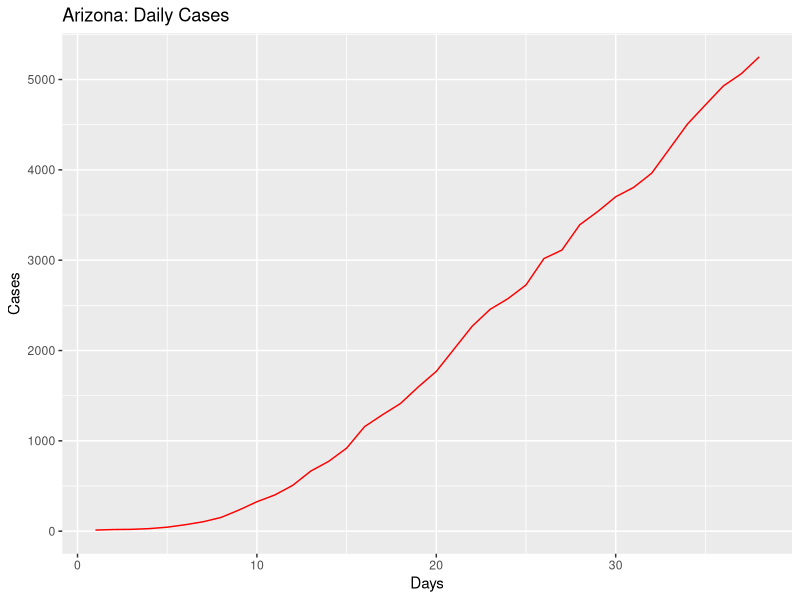
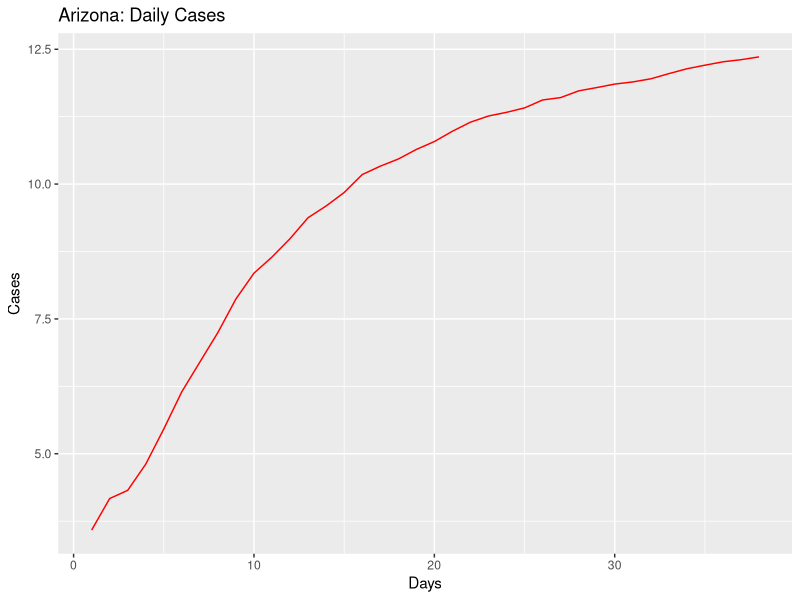
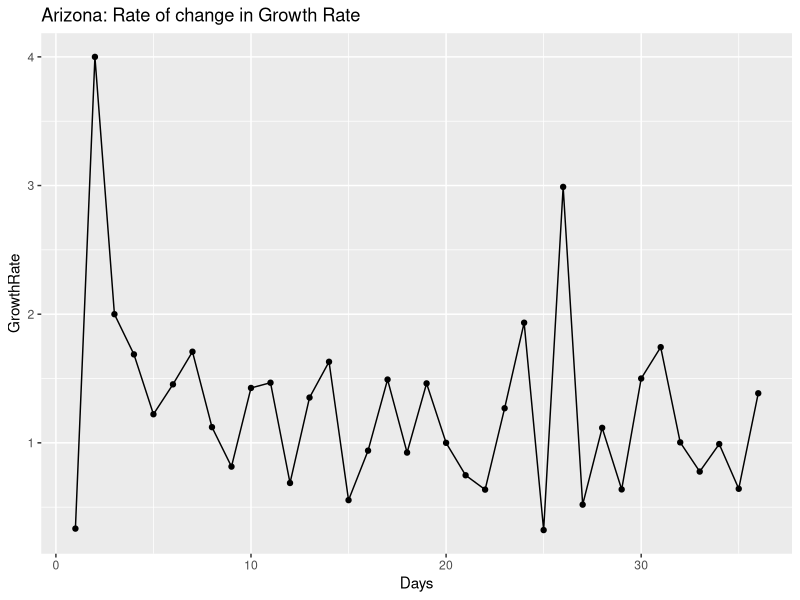
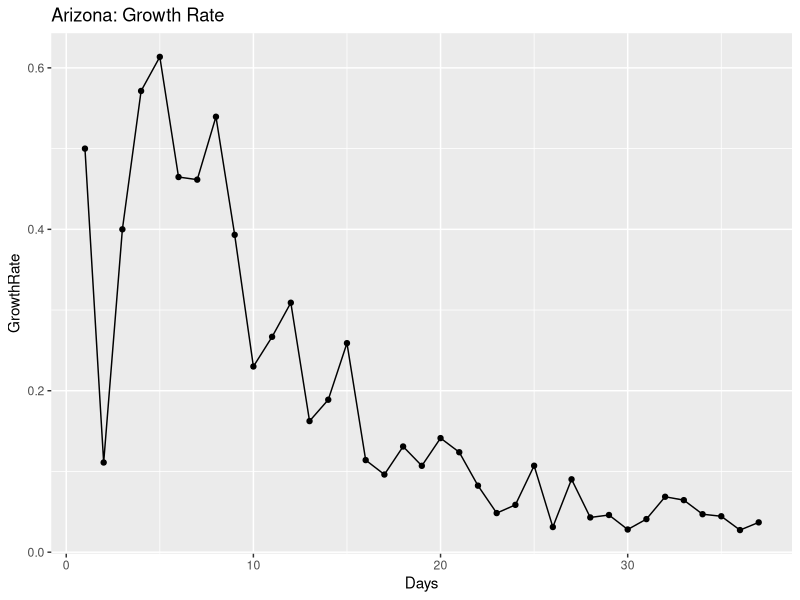
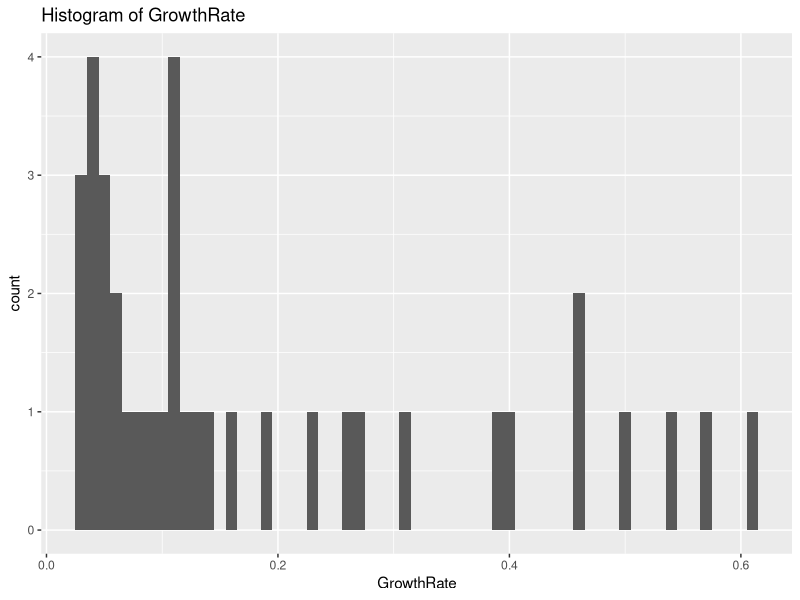
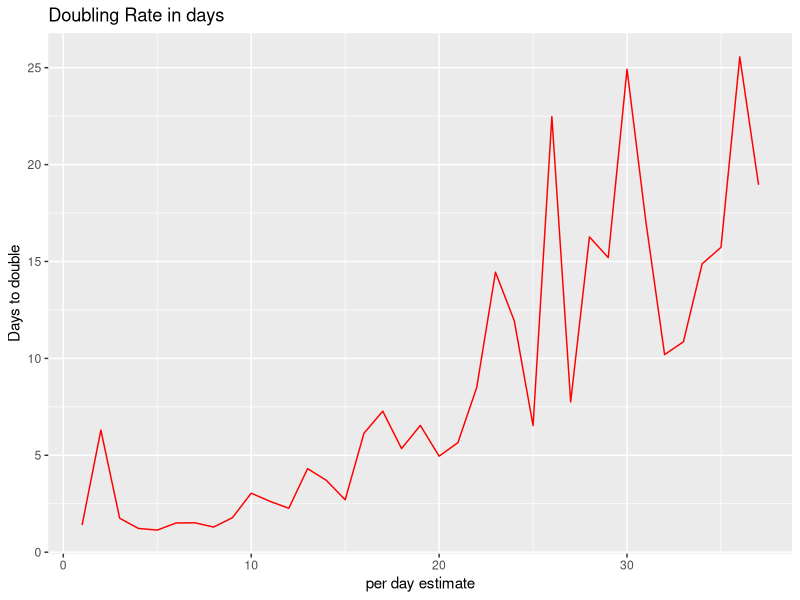
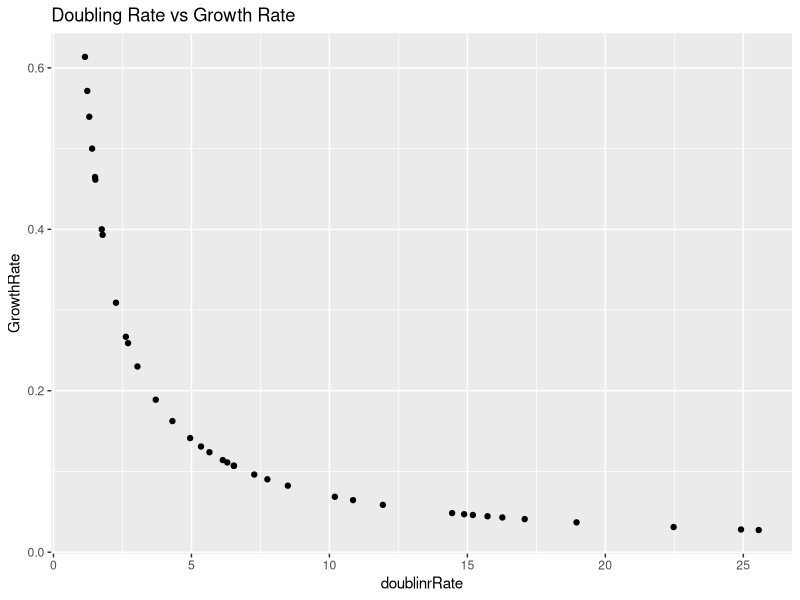
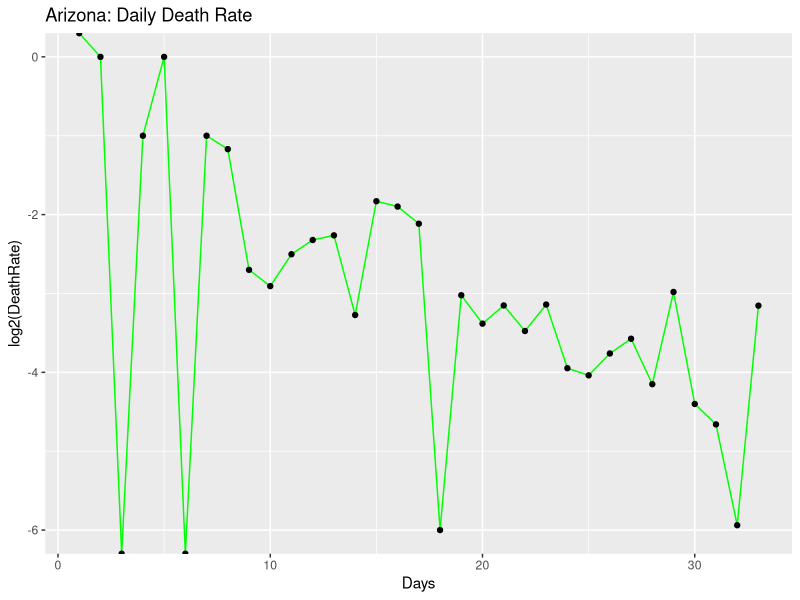

Source code (R) for these figures, in order:
## ---- chunk 1
knitr::opts_chunk$set(echo = TRUE)
## ---- chunk 2
library(ggplot2)
library(gridExtra)
library(dplyr)

coronaGrowth <- function(absoluteNumbers){
  growthfactor <- NULL
  absgrowth <- NULL
  for(i in 1:length(absoluteNumbers))
  {
    #print((absoluteNumbers[i]-absoluteNumbers[i+1]/absoluteNumbers[i+1])/absoluteNumbers[i+1])
    growthfactor[i] <- ((absoluteNumbers[i]-absoluteNumbers[i+1]))/(absoluteNumbers[i+1]-absoluteNumbers[i+2])  
    #growthfactor[i] <- ((absoluteNumbers[i]-absoluteNumbers[i+1]))/(absolutenumbers[i])
  }
  
  return (rev(growthfactor))
}

DailyGrowthRate <- function(absoluteNumbers)
{
  growthfactor <- NULL
  absgrowth <- NULL
  for(i in 1:length(absoluteNumbers))
  {
    #print((absoluteNumbers[i]-absoluteNumbers[i+1]/absoluteNumbers[i+1])/absoluteNumbers[i+1])
    growthfactor[i] <- ((absoluteNumbers[i]/absoluteNumbers[i+1]))-1 
    #growthfactor[i] <- ((absoluteNumbers[i]-absoluteNumbers[i+1]))/(absolutenumbers[i])
  }
  
  return (rev(growthfactor))  
}

DoublingRate <- function(absoluteNumbers)
{
  doublingrRate <- NULL
  cumsum <- NULL
  for(i in 1:length(absoluteNumbers))
  {
    
    doublingrRate[i] <- (70/(absoluteNumbers[i]*100))
    
  }
  return ((doublingrRate))  
}

#Calculate the mean and median growth rate:
MeanMediangrowthrate <- function(dataTrend1)
{
  MeanGRTrend <- NULL
  MedianGRTrend <- NULL
  
  for(i in 1:length(dataTrend1$GrowthRate))
  {
    MedianGRTrend[i] <- median(dataTrend1[1:i,"GrowthRate"])
    MeanGRTrend[i] <- mean(dataTrend1[1:i,"GrowthRate"])
  }
  
  dataTrend1$MedianGRT = MedianGRTrend
  dataTrend1$MeanGRT = MeanGRTrend
  
  return(dataTrend1)

}

#Calculate ratio of newdeaths/newcases
newDeathstonewCases <- function(absolutenumbers,totaldeaths)
{
  newCases <- NULL
  newDeaths <- NULL
  for(i in 1:length(absolutenumbers))
  {
    if(i == length(absolutenumbers))
    {
      print("reached the end")
    }else{
     newDeaths[i] = (totaldeaths[i]-totaldeaths[i+1])
     newCases[i] = (absolutenumbers[i]-absolutenumbers[i+1]) 
    }
  }
  

  days <- seq(2:length(absolutenumbers))
 return(data.frame( newDeaths = rev(newDeaths),newCases = rev(newCases),Days = days))
 
}

#Calculate ratio of deaths to totalCases
totalDeathstoCases <- function(absolutenumbers,totaldeaths)
{
  ratio <- NULL
  for(i in 1:length(absolutenumbers))
  {

     ratio[i] = (totaldeaths[i])/(absolutenumbers[i]) 
  }
  
  return(rev(ratio))
}
## ---- chunk 3
#Arizona

absolutenumbers <- c(5251,5064,4929,4719,4507,4234,3962,3806,3702,3539,3393,3112,3018,2726,2575,2456,2269,2019,1769,1598,1413,1289,1157,919,773,665,508,401,326,234,152,104,71,44,28,20,18,12)

totaldeaths <- c(208,187,184,177,169,150,142,131,122,115,108,97,89,80,73,65,64,52,41,32,29,24,20,17,15,13,9,6,6,3,2,2,1,0,0,0,0,0)

#America
#absolutenumbers <- c(101.7*1000,83.8*1000,65.8*1000,53.7*1000,43.8*1000,33.3*1000,25*1000,19*1000,13.7*1000,7.8*1000,6.4*1000,4.6*1000,3.5*1000,2.7*1000)
## ---- chunk 4
growthrate <- na.exclude(coronaGrowth(absolutenumbers))
days <- seq(1:length(growthrate))
dataTrend <- data.frame(GrowthRate = growthrate,Days = days)
print(dataTrend)
p1 <- ggplot(data=dataTrend, aes(x=Days, y=GrowthRate, group=1)) +ggtitle("Arizona: Rate of change in Growth Rate")+
  geom_line()+
  geom_point()

print(dataTrend)
#print(dataTrend1)




growthrate1 <- na.exclude(DailyGrowthRate(absolutenumbers))
doublingrate1 <- na.exclude(DoublingRate(growthrate1))
days1 <- seq(1:length(growthrate1))
dataTrend1 <- data.frame(GrowthRate = growthrate1,Days = days1,doublinrRate = doublingrate1)
print(dataTrend1)
multiplier <- tail(dataTrend1, n = 1)
pred_val <- (head(absolutenumbers, n = 1)*multiplier[,"GrowthRate"])+head(absolutenumbers, n = 1)

p2 <- ggplot(data=dataTrend1, aes(x=Days, y=GrowthRate, group=1)) +ggtitle("Arizona: Growth Rate")+
  geom_line()+
  geom_point()

days <- seq(1:length(absolutenumbers))
growthrate <- append(growthrate, c(1,1),after = 0)
dataOriginal <- data.frame(Cases = rev(absolutenumbers), Days = days)
p3<- ggplot() +geom_line(data=dataOriginal, aes(x=Days, y=Cases,),color = "Red")+labs(title="Arizona: Daily Cases", y="Cases", x="Days")

p3_log<- ggplot() +geom_line(data=dataOriginal, aes(x=Days, y=log2(Cases)),color = "Red")+labs(title="Arizona: Daily Cases", y="Cases", x="Days")+
  #geom_line(data=dataOriginal, aes(x=Days+1, y=Prediction),color = "Blue")
  geom_point()



# Analyze growth rate to get interval of values
summary(dataTrend1$GrowthRate)
dataTrend1%>%select("GrowthRate")%>%summarise(meanGR = mean(GrowthRate), medianGR = median(GrowthRate), sdGR = sd(GrowthRate))
p4 <- ggplot(data = dataTrend1, aes(x = GrowthRate))+ggtitle("Histogram of GrowthRate")+geom_histogram(binwidth = 0.01)


#Analyze the doubling rate
p5<- ggplot() +geom_line(data=dataTrend1, aes(x=Days, y=doublinrRate),color = "Red")+labs(title="Doubling Rate in days", y="Days to double", x ="per day estimate")+
  #geom_line(data=dataOriginal, aes(x=Days+1, y=Prediction),color = "Blue")
  geom_point()

#Scatter plor of Growthrate versus Doubling Rate
p6 <- ggplot()+geom_point(data = dataTrend1, aes(x = doublinrRate, y = GrowthRate))+labs(title = "Doubling Rate vs Growth Rate")

dataTrend1 <- MeanMediangrowthrate(dataTrend1 = dataTrend1)

#Median growth rate trend 
#Median growth rate trend 
p7 <- ggplot()+geom_line(data = dataTrend1, aes(x = Days, y = MedianGRT),color = "Blue")+labs(title = "Arizona Median(BLUE)VsMean(RED) Growth Rate")+geom_line(data=dataTrend1, aes(x=Days , y=MeanGRT),color = "Red")


deathrate1 <- na.exclude(DailyGrowthRate(totaldeaths))
doublingdeathrate1 <- na.exclude(DoublingRate(deathrate1))
days1 <- seq(1:length(deathrate1))
dataDeathTrend1 <- data.frame(DeathRate = deathrate1,Days = days1,doublinrRate = doublingdeathrate1)
#print(dataDeathTrend1)
#multiplier <- tail(totaldeaths, n = 1)
#pred_val <- (head(dataDeathTrend1, n = 1)*multiplier[,"DeathRate"])+head(dataDeathTrend1, n = 1)

p8 <- ggplot(data=dataDeathTrend1, aes(x=Days, y=log2(DeathRate), group=1)) +ggtitle("Arizona: Daily Death Rate")+
  geom_line(color = "Green")+
  geom_point()


rationewdeathtocases <- newDeathstonewCases(absolutenumbers,totaldeaths)

p9 <- ggplot(data=rationewdeathtocases, aes(x=Days, y=log2(newCases), group=1)) +ggtitle("Arizona:newCases(Orange)")+
  geom_line(color = "Orange")+geom_point()

totaldeathstocases <- totalDeathstoCases(absolutenumbers,totaldeaths)
days <- seq(1:length(absolutenumbers))
datatotaldeathstocasesTrend <- data.frame(ratio = totaldeathstocases,Days = days)
#Scatter plot of totalcases to totaldeaths
p10 <- ggplot(data=datatotaldeathstocasesTrend, aes(x=Days, y=ratio, group=1)) +ggtitle("Arizona: TotalDeaths/TotalCases")+
  geom_line(color = "Yellow")+
  geom_point()

#Confidence Interval for mean population GrowthRate:
meanGR = mean(dataTrend1$GrowthRate)
sdGR = sd(dataTrend1$GrowthRate)

uppperlimitGR= meanGR+sdGR
lowerlimitGR = meanGR-sdGR

#Predictions based on: Current Growth Rate, MeanGrowth Rate, Upper GrowthRate, Lower GrowthRate
pred_val_Current <- (head(absolutenumbers, n = 1)*multiplier[,"GrowthRate"])+head(absolutenumbers, n = 1)
pred_val_MeanGR <- (head(absolutenumbers, n = 1)*meanGR)+head(absolutenumbers, n = 1)
pred_val_upperGR <- (head(absolutenumbers, n = 1)*uppperlimitGR)+head(absolutenumbers, n = 1)
pred_val_lowerGR <- (head(absolutenumbers, n = 1)*lowerlimitGR)+head(absolutenumbers, n = 1)

print("Current GR:")
print(multiplier[,"GrowthRate"])
print(pred_val_Current)

print("Mean GR:")
print(meanGR)
print(pred_val_MeanGR)

print("Upperlimit GR:")
print(uppperlimitGR)
print(pred_val_upperGR)

print("Lowerlimit GR:")
print(lowerlimitGR)
print(pred_val_lowerGR)

#Doubling rate:-
DRCurrent <- round(70/(meanGR*100),digits = 0)
DRMedian <- round(70/(median(dataTrend1$GrowthRate)*100),digits = 0)
latestDRCurrent <- round(tail(dataTrend1$doublinrRate,n=1),digits = 0)

## ---- chunk 5
#grid.arrange(p3,p3_log,p1,p2,p4,p5,p6,nrow = 4, ncol = 2)
print(p3)
print(p3_log)
print(p1)
print(p2)
print(p4)
print(p5)
print(p6)
print(p8)
print(p9)
print(p10)
print(p7)
## ---- chunk 6
library(ggplot2)
library(gridExtra)
library(dplyr)

coronaGrowth <- function(absoluteNumbers){
  growthfactor <- NULL
  absgrowth <- NULL
  for(i in 1:length(absoluteNumbers))
  {
    #print((absoluteNumbers[i]-absoluteNumbers[i+1]/absoluteNumbers[i+1])/absoluteNumbers[i+1])
    growthfactor[i] <- ((absoluteNumbers[i]-absoluteNumbers[i+1]))/(absoluteNumbers[i+1]-absoluteNumbers[i+2])  
    #growthfactor[i] <- ((absoluteNumbers[i]-absoluteNumbers[i+1]))/(absolutenumbers[i])
  }
  
  return (rev(growthfactor))
}

DailyGrowthRate <- function(absoluteNumbers)
{
  growthfactor <- NULL
  absgrowth <- NULL
  for(i in 1:length(absoluteNumbers))
  {
    #print((absoluteNumbers[i]-absoluteNumbers[i+1]/absoluteNumbers[i+1])/absoluteNumbers[i+1])
    growthfactor[i] <- ((absoluteNumbers[i]/absoluteNumbers[i+1]))-1 
    #growthfactor[i] <- ((absoluteNumbers[i]-absoluteNumbers[i+1]))/(absolutenumbers[i])
  }
  
  return (rev(growthfactor))  
}

DoublingRate <- function(absoluteNumbers)
{
  doublingrRate <- NULL
  cumsum <- NULL
  for(i in 1:length(absoluteNumbers))
  {
    
    doublingrRate[i] <- (70/(absoluteNumbers[i]*100))
    
  }
  return ((doublingrRate))  
}

#Calculate the mean and median growth rate:
MeanMediangrowthrate <- function(dataTrend1)
{
  MeanGRTrend <- NULL
  MedianGRTrend <- NULL
  
  for(i in 1:length(dataTrend1$GrowthRate))
  {
    MedianGRTrend[i] <- median(dataTrend1[1:i,"GrowthRate"])
    MeanGRTrend[i] <- mean(dataTrend1[1:i,"GrowthRate"])
  }
  
  dataTrend1$MedianGRT = MedianGRTrend
  dataTrend1$MeanGRT = MeanGRTrend
  
  return(dataTrend1)

}

# #Calculate ratio of newdeaths/newcases
# newDeathstonewCases <- function(absolutenumbers,totaldeaths)
# {
#   ratio <- NULL
#   for(i in 1:length(absolutenumbers))
#   {
#     if(i == length(absolutenumbers))
#     {
#       print("reached the end")
#     }else{
#      ratio[i] = (totaldeaths[i]-totaldeaths[i+1])/(absolutenumbers[i]-absolutenumbers[i+1]) 
#     }
#   }
#   
#   return(rev(ratio))
# }

#Calculate ratio of newdeaths/newcases
newDeathstonewCases <- function(absolutenumbers,totaldeaths)
{
  newCases <- NULL
  newDeaths <- NULL
  for(i in 1:length(absolutenumbers))
  {
    if(i == length(absolutenumbers))
    {
      print("reached the end")
    }else{
     newDeaths[i] = (totaldeaths[i]-totaldeaths[i+1])
     newCases[i] = (absolutenumbers[i]-absolutenumbers[i+1]) 
    }
  }
  

  days <- seq(2:length(absolutenumbers))
 return(data.frame( newDeaths = rev(newDeaths),newCases = rev(newCases),Days = days))
 
}

#Calculate ratio of deaths to totalCases
totalDeathstoCases <- function(absolutenumbers,totaldeaths)
{
  ratio <- NULL
  for(i in 1:length(absolutenumbers))
  {

     ratio[i] = (totaldeaths[i])/(absolutenumbers[i]) 
  }
  
  return(rev(ratio))
}

## ---- chunk 7
#Arizona
#absolutenumbers <- c(773,665,508,401,326,234,152,104,71,44,28,20,18,12)

#America

absolutenumbers <- c(804.759*1000,792.913*1000,762.896*1000,726.856*1000,686.431*1000,654.343*1000,622.412*1000,591.285*1000,573.138*1000,545.934*1000,521.623*1000,489.646*1000,454.615*1000,418.451*1000,386.571*1000,355.834*1000,327.871*1000,300.432*1000,265.506*1000,235.281*1000,205.035*1000,176.518*1000,145.369*1000,133.094*1000,123.578*1000,101.7*1000,83.8*1000,65.8*1000,53.7*1000,43.8*1000,33.3*1000,25*1000,19*1000,13.7*1000,7.8*1000,6.4*1000,4.6*1000,3.5*1000,2.7*1000)

totaldeaths <- c(43995,42517,40495,38200,35578,33490,27549,24618,22930,21474,20057,18325,16691,14791,12851,10880,9622,8457,7127,6081,5107,4057,3143,2585,2222,1697,1296,1028,781,556,414,301,255,206,150,110,87,69,57,48,41,38,30,26,22,19,15,12,11,9,6,1,1)




## ---- chunk 8
growthrate <- na.exclude(coronaGrowth(absolutenumbers))
days <- seq(1:length(growthrate))
dataTrend <- data.frame(GrowthRate = growthrate,Days = days)
print(dataTrend)
p1 <- ggplot(data=dataTrend, aes(x=Days, y=GrowthRate, group=1)) +ggtitle("US: Rate of change in Growth Rate")+
  geom_line()+
  geom_point()

print(dataTrend)
#print(dataTrend1)




growthrate1 <- na.exclude(DailyGrowthRate(absolutenumbers))
doublingrate1 <- na.exclude(DoublingRate(growthrate1))
days1 <- seq(1:length(growthrate1))
dataTrend1 <- data.frame(GrowthRate = growthrate1,Days = days1,doublinrRate = doublingrate1)
print(dataTrend1)
multiplier <- tail(dataTrend1, n = 1)
pred_val <- (head(absolutenumbers, n = 1)*multiplier[,"GrowthRate"])+head(absolutenumbers, n = 1)

p2 <- ggplot(data=dataTrend1, aes(x=Days, y=GrowthRate, group=1)) +ggtitle("US: Growth Rate")+
  geom_line()+
  geom_point()

days <- seq(1:length(absolutenumbers))
growthrate <- append(growthrate, c(1,1),after = 0)
dataOriginal <- data.frame(Cases = rev(absolutenumbers), Days = days)
p3<- ggplot() +geom_line(data=dataOriginal, aes(x=Days, y=Cases,),color = "Red")+labs(title="US: Daily Cases", y="Cases", x="Days")

p3_log<- ggplot() +geom_line(data=dataOriginal, aes(x=Days, y=log2(Cases)),color = "Red")+labs(title="US: Daily Cases", y="Cases", x="Days")+
  #geom_line(data=dataOriginal, aes(x=Days+1, y=Prediction),color = "Blue")
  geom_point()



# Analyze growth rate to get interval of values
summary(dataTrend1$GrowthRate)
dataTrend1%>%select("GrowthRate")%>%summarise(meanGR = mean(GrowthRate), medianGR = median(GrowthRate), sdGR = sd(GrowthRate))
p4 <- ggplot(data = dataTrend1, aes(x = GrowthRate))+ggtitle("Histogram of GrowthRate")+geom_histogram(binwidth = 0.01)


#Analyze the doubling rate
p5<- ggplot() +geom_line(data=dataTrend1, aes(x=Days, y=doublinrRate),color = "Red")+labs(title="Doubling Rate in days", y="Days to double", x ="per day estimate")+
  #geom_line(data=dataOriginal, aes(x=Days+1, y=Prediction),color = "Blue")
  geom_point()

#Scatter plor of Growthrate versus Doubling Rate
p6 <- ggplot()+geom_point(data = dataTrend1, aes(x = doublinrRate, y = GrowthRate))+labs(title = "Doubling Rate vs Growth Rate")

dataTrend1 <- MeanMediangrowthrate(dataTrend1 = dataTrend1)


#Median growth rate trend 
#Median growth rate trend 
p7 <- ggplot()+geom_line(data = dataTrend1, aes(x = Days, y = MedianGRT),color = "Blue")+labs(title = "US Median(BLUE)VsMean(RED) Growth Rate")+geom_line(data=dataTrend1, aes(x=Days , y=MeanGRT),color = "Red")

deathrate1 <- na.exclude(DailyGrowthRate(totaldeaths))
doublingdeathrate1 <- na.exclude(DoublingRate(deathrate1))
days1 <- seq(1:length(deathrate1))
dataDeathTrend1 <- data.frame(DeathRate = deathrate1,Days = days1,doublinrRate = doublingdeathrate1)
#print(dataDeathTrend1)
#multiplier <- tail(totaldeaths, n = 1)
#pred_val <- (head(dataDeathTrend1, n = 1)*multiplier[,"DeathRate"])+head(dataDeathTrend1, n = 1)

p8 <- ggplot(data=dataDeathTrend1, aes(x=Days, y=log2(DeathRate), group=1)) +ggtitle("US: Daily Death Rate")+
  geom_line(color = "Green")+
  geom_point()

rationewdeathtocases <- newDeathstonewCases(absolutenumbers,totaldeaths)

p9 <- ggplot(data=rationewdeathtocases, aes(x=Days, y=log2(newCases), group=1)) +ggtitle("US:newCases(Orange)")+
  geom_line(color = "Orange")+geom_point()
totaldeathstocases <- totalDeathstoCases(absolutenumbers,totaldeaths)
days <- seq(1:length(absolutenumbers))
datatotaldeathstocasesTrend <- data.frame(ratio = totaldeathstocases,Days = days)
#Scatter plot of totalcases to totaldeaths
p10 <- ggplot(data=datatotaldeathstocasesTrend, aes(x=Days, y=ratio, group=1)) +ggtitle("US: TotalDeaths/TotalCases")+
  geom_line(color = "Yellow")+
  geom_point()
#Confidence Interval for mean population GrowthRate:
meanGR = mean(dataTrend1$GrowthRate)
sdGR = sd(dataTrend1$GrowthRate)

uppperlimitGR= meanGR+sdGR
lowerlimitGR = meanGR-sdGR

#Predictions based on: Current Growth Rate, MeanGrowth Rate, Upper GrowthRate, Lower GrowthRate
pred_val_Current <- (head(absolutenumbers, n = 1)*multiplier[,"GrowthRate"])+head(absolutenumbers, n = 1)
pred_val_MeanGR <- (head(absolutenumbers, n = 1)*meanGR)+head(absolutenumbers, n = 1)
pred_val_upperGR <- (head(absolutenumbers, n = 1)*uppperlimitGR)+head(absolutenumbers, n = 1)
pred_val_lowerGR <- (head(absolutenumbers, n = 1)*lowerlimitGR)+head(absolutenumbers, n = 1)

print("Current GR:")
print(multiplier[,"GrowthRate"])
print(pred_val_Current)

print("Mean GR:")
print(meanGR)
print(pred_val_MeanGR)

print("Upperlimit GR:")
print(uppperlimitGR)
print(pred_val_upperGR)

print("Lowerlimit GR:")
print(lowerlimitGR)
print(pred_val_lowerGR)

#Doubling rate:-
DRCurrent <- round(70/(meanGR*100),digits = 0)
DRMedian <- round(70/(median(dataTrend1$GrowthRate)*100),digits = 0)
latestDRCurrent <- round(tail(dataTrend1$doublinrRate,n=1),digits = 0)

## ---- chunk 9
#grid.arrange(p3,p3_log,p1,p2,p4,p5,p6,nrow = 4, ncol = 2)
print(p3)
print(p3_log)
print(p1)
print(p2)
print(p4)
print(p5)
print(p6)
print(p8)
print(p9)
print(p10)
print(p7)
## ---- chunk 10
library(ggplot2)
library(gridExtra)
library(dplyr)

coronaGrowth <- function(absoluteNumbers){
  growthfactor <- NULL
  absgrowth <- NULL
  for(i in 1:length(absoluteNumbers))
  {
    #print((absoluteNumbers[i]-absoluteNumbers[i+1]/absoluteNumbers[i+1])/absoluteNumbers[i+1])
    growthfactor[i] <- ((absoluteNumbers[i]-absoluteNumbers[i+1]))/(absoluteNumbers[i+1]-absoluteNumbers[i+2])  
    #growthfactor[i] <- ((absoluteNumbers[i]-absoluteNumbers[i+1]))/(absolutenumbers[i])
  }
  
  return (rev(growthfactor))
}

DailyGrowthRate <- function(absoluteNumbers)
{
  growthfactor <- NULL
  absgrowth <- NULL
  for(i in 1:length(absoluteNumbers))
  {
    #print((absoluteNumbers[i]-absoluteNumbers[i+1]/absoluteNumbers[i+1])/absoluteNumbers[i+1])
    growthfactor[i] <- ((absoluteNumbers[i]/absoluteNumbers[i+1]))-1 
    #growthfactor[i] <- ((absoluteNumbers[i]-absoluteNumbers[i+1]))/(absolutenumbers[i])
  }
  
  return (rev(growthfactor))  
}

DoublingRate <- function(absoluteNumbers)
{
  doublingrRate <- NULL
  cumsum <- NULL
  for(i in 1:length(absoluteNumbers))
  {
    
    doublingrRate[i] <- (70/(absoluteNumbers[i]*100))
    
  }
  return ((doublingrRate))  
}

#Calculate the mean and median growth rate:
MeanMediangrowthrate <- function(dataTrend1)
{
  MeanGRTrend <- NULL
  MedianGRTrend <- NULL
  
  for(i in 1:length(dataTrend1$GrowthRate))
  {
    MedianGRTrend[i] <- median(dataTrend1[1:i,"GrowthRate"])
    MeanGRTrend[i] <- mean(dataTrend1[1:i,"GrowthRate"])
  }
  
  dataTrend1$MedianGRT = MedianGRTrend
  dataTrend1$MeanGRT = MeanGRTrend
  
  return(dataTrend1)

}

#Calculate ratio of newdeaths/newcases
# newDeathstonewCases <- function(absolutenumbers,totaldeaths)
# {
#   ratio <- NULL
#   for(i in 1:length(absolutenumbers))
#   {
#     if(i == length(absolutenumbers))
#     {
#       print("reached the end")
#     }else{
#      ratio[i] = (totaldeaths[i]-totaldeaths[i+1])/(absolutenumbers[i]-absolutenumbers[i+1]) 
#     }
#   }
#   
#   return(rev(ratio))
# }

#Calculate ratio of newdeaths/newcases
newDeathstonewCases <- function(absolutenumbers,totaldeaths)
{
  newCases <- NULL
  newDeaths <- NULL
  for(i in 1:length(absolutenumbers))
  {
    if(i == length(absolutenumbers))
    {
      print("reached the end")
    }else{
     newDeaths[i] = (totaldeaths[i]-totaldeaths[i+1])
     newCases[i] = (absolutenumbers[i]-absolutenumbers[i+1]) 
    }
  }
  

  days <- seq(2:length(absolutenumbers))
 return(data.frame( newDeaths = rev(newDeaths),newCases = rev(newCases),Days = days))
 
}

#Calculate ratio of deaths to totalCases
totalDeathstoCases <- function(absolutenumbers,totaldeaths)
{
  ratio <- NULL
  for(i in 1:length(absolutenumbers))
  {

     ratio[i] = (totaldeaths[i])/(absolutenumbers[i]) 
  }
  
  return(rev(ratio))
}
## ---- chunk 11
#Arizona
#absolutenumbers <- c(773,665,508,401,326,234,152,104,71,44,28,20,18,12)

#America
absolutenumbers <- c(18985,18601,14792,13835,12759,12320,10941,9635,9166,8339,7598,6653,5749,5311,4778,3588,3082,2567,2341,1637,1397,1251,1071,1024,987,887,727,657,536,499,396,332,249,194,169,143,129,114,100,82,74,62,62,47,40,34,31,30,29,7,6,3,3,3,3,3,3,3,3,3,3,3,3,3,3,3)

totaldeaths <- c(603,592,488,452,423,405,368,331,325,288,246,227,178,160,136,118,99,86,72,58,35,27,24,20,20,12,10,10,7,5,5,4,3,3,2,2,2,2,1,0,0,0,0,0,0,0,0,0,0,0,0,0,0,0,0,0,0,0,0,0,0,0,0,0,0,0)
## ---- chunk 12
growthrate <- na.exclude(coronaGrowth(absolutenumbers))
days <- seq(1:length(growthrate))
dataTrend <- data.frame(GrowthRate = growthrate,Days = days)
print(dataTrend)
p1 <- ggplot(data=dataTrend, aes(x=Days, y=GrowthRate, group=1)) +ggtitle("US: Rate of change in Growth Rate")+
  geom_line()+
  geom_point()

print(dataTrend)
#print(dataTrend1)




growthrate1 <- na.exclude(DailyGrowthRate(absolutenumbers))
doublingrate1 <- na.exclude(DoublingRate(growthrate1))
days1 <- seq(1:length(growthrate1))
dataTrend1 <- data.frame(GrowthRate = growthrate1,Days = days1,doublinrRate = doublingrate1)
print(dataTrend1)
multiplier <- tail(dataTrend1, n = 1)
pred_val <- (head(absolutenumbers, n = 1)*multiplier[,"GrowthRate"])+head(absolutenumbers, n = 1)

p2 <- ggplot(data=dataTrend1, aes(x=Days, y=GrowthRate, group=1)) +ggtitle("India: Growth Rate")+
  geom_line()+
  geom_point()

days <- seq(1:length(absolutenumbers))
growthrate <- append(growthrate, c(1,1),after = 0)
dataOriginal <- data.frame(Cases = rev(absolutenumbers), Days = days)
p3<- ggplot() +geom_line(data=dataOriginal, aes(x=Days, y=Cases,),color = "Red")+labs(title="India: Daily Cases", y="Cases", x="Days")

p3_log<- ggplot() +geom_line(data=dataOriginal, aes(x=Days, y=log2(Cases)),color = "Red")+labs(title="India: Daily Cases", y="Cases", x="Days")+
  #geom_line(data=dataOriginal, aes(x=Days+1, y=Prediction),color = "Blue")
  geom_point()



# Analyze growth rate to get interval of values
summary(dataTrend1$GrowthRate)
dataTrend1%>%select("GrowthRate")%>%summarise(meanGR = mean(GrowthRate), medianGR = median(GrowthRate), sdGR = sd(GrowthRate))
p4 <- ggplot(data = dataTrend1, aes(x = GrowthRate))+ggtitle("Histogram of GrowthRate")+geom_histogram(binwidth = 0.01)


#Analyze the doubling rate
p5<- ggplot() +geom_line(data=dataTrend1, aes(x=Days, y=doublinrRate),color = "Red")+labs(title="Doubling Rate in days", y="Days to double", x ="per day estimate")+
  #geom_line(data=dataOriginal, aes(x=Days+1, y=Prediction),color = "Blue")
  geom_point()

#Scatter plor of Growthrate versus Doubling Rate
p6 <- ggplot()+geom_point(data = dataTrend1, aes(x = doublinrRate, y = GrowthRate))+labs(title = "Doubling Rate vs Growth Rate")

dataTrend1 <- MeanMediangrowthrate(dataTrend1 = dataTrend1)


#Median growth rate trend 
p7 <- ggplot()+geom_line(data = dataTrend1, aes(x = Days, y = MedianGRT),color = "Blue")+labs(title = "India Median(BLUE)VsMean(RED) Growth Rate")+geom_line(data=dataTrend1, aes(x=Days , y=MeanGRT),color = "Red")

deathrate1 <- na.exclude(DailyGrowthRate(totaldeaths))
doublingdeathrate1 <- na.exclude(DoublingRate(deathrate1))
days1 <- seq(1:length(deathrate1))
dataDeathTrend1 <- data.frame(DeathRate = deathrate1,Days = days1,doublinrRate = doublingdeathrate1)
#print(dataDeathTrend1)
#multiplier <- tail(totaldeaths, n = 1)
#pred_val <- (head(dataDeathTrend1, n = 1)*multiplier[,"DeathRate"])+head(dataDeathTrend1, n = 1)

p8 <- ggplot(data=dataDeathTrend1, aes(x=Days, y=log2(DeathRate), group=1)) +ggtitle("India: Daily Death Rate")+
  geom_line(color = "Green")+
  geom_point()

rationewdeathtocases <- newDeathstonewCases(absolutenumbers,totaldeaths)

p9 <- ggplot(data=rationewdeathtocases, aes(x=Days, y=log2(newCases), group=1)) +ggtitle("India:newCases(Orange)")+
  geom_line(color = "Orange")+geom_point()

totaldeathstocases <- totalDeathstoCases(absolutenumbers,totaldeaths)
days <- seq(1:length(absolutenumbers))
datatotaldeathstocasesTrend <- data.frame(ratio = totaldeathstocases,Days = days)
#Scatter plot of totalcases to totaldeaths
p10 <- ggplot(data=datatotaldeathstocasesTrend, aes(x=Days, y=ratio, group=1)) +ggtitle("India: TotalDeaths/TotalCases")+
  geom_line(color = "Yellow")+
  geom_point()

#Confidence Interval for mean population GrowthRate:
meanGR = mean(dataTrend1$GrowthRate)
sdGR = sd(dataTrend1$GrowthRate)

uppperlimitGR= meanGR+sdGR
lowerlimitGR = meanGR-sdGR

#Predictions based on: Current Growth Rate, MeanGrowth Rate, Upper GrowthRate, Lower GrowthRate
pred_val_Current <- (head(absolutenumbers, n = 1)*multiplier[,"GrowthRate"])+head(absolutenumbers, n = 1)
pred_val_MeanGR <- (head(absolutenumbers, n = 1)*meanGR)+head(absolutenumbers, n = 1)
pred_val_upperGR <- (head(absolutenumbers, n = 1)*uppperlimitGR)+head(absolutenumbers, n = 1)
pred_val_lowerGR <- (head(absolutenumbers, n = 1)*lowerlimitGR)+head(absolutenumbers, n = 1)

print("Current GR:")
print(multiplier[,"GrowthRate"])
print(pred_val_Current)

print("Mean GR:")
print(meanGR)
print(pred_val_MeanGR)

print("Upperlimit GR:")
print(uppperlimitGR)
print(pred_val_upperGR)

print("Lowerlimit GR:")
print(lowerlimitGR)
print(pred_val_lowerGR)

#Doubling rate:-
DRCurrent <- round(70/(meanGR*100),digits = 0)
DRMedian <- round(70/(median(dataTrend1$GrowthRate)*100),digits = 0)
latestDRCurrent <- round(tail(dataTrend1$doublinrRate,n=1),digits = 0)

## ---- chunk 13
#grid.arrange(p3,p3_log,p1,p2,p4,p5,p6,nrow = 4, ncol = 2)
print(p3)
print(p3_log)
print(p1)
print(p2)
print(p4)
print(p5)
print(p6)
print(p8)
print(p9)
print(p10)
print(p7)
